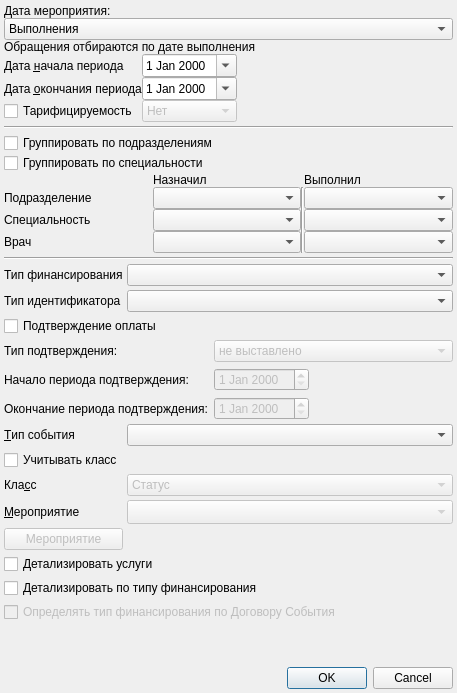
<?xml version="1.0" encoding="UTF-8"?>
<ui version="4.0">
 <class>ReportClientSummarySetupDialog</class>
 <widget class="QDialog" name="ReportClientSummarySetupDialog">
  <property name="geometry">
   <rect>
    <x>0</x>
    <y>0</y>
    <width>457</width>
    <height>693</height>
   </rect>
  </property>
  <property name="windowTitle">
   <string>Dialog</string>
  </property>
  <layout class="QGridLayout" name="gridLayout_3">
   <property name="margin">
    <number>4</number>
   </property>
   <property name="spacing">
    <number>4</number>
   </property>
   <item row="4" column="0" colspan="4">
    <widget class="Line" name="line_2">
     <property name="orientation">
      <enum>Qt::Horizontal</enum>
     </property>
    </widget>
   </item>
   <item row="15" column="0">
    <widget class="QLabel" name="lblActionType">
     <property name="text">
      <string>&amp;Мероприятие</string>
     </property>
     <property name="buddy">
      <cstring>cmbActionType</cstring>
     </property>
    </widget>
   </item>
   <item row="7" column="1" colspan="3">
    <widget class="CRBComboBox" name="cmbIdentifierType"/>
   </item>
   <item row="20" column="1">
    <spacer name="verticalSpacer">
     <property name="orientation">
      <enum>Qt::Vertical</enum>
     </property>
     <property name="sizeHint" stdset="0">
      <size>
       <width>20</width>
       <height>40</height>
      </size>
     </property>
    </spacer>
   </item>
   <item row="12" column="0">
    <widget class="QLabel" name="lblEventType">
     <property name="text">
      <string>&amp;Тип события</string>
     </property>
     <property name="buddy">
      <cstring>cmbEventType</cstring>
     </property>
    </widget>
   </item>
   <item row="5" column="1" colspan="3">
    <widget class="CRBComboBox" name="cmbFinance"/>
   </item>
   <item row="14" column="0">
    <widget class="QLabel" name="lblActionTypeClass">
     <property name="text">
      <string>Кла&amp;сс</string>
     </property>
     <property name="buddy">
      <cstring>cmbActionTypeClass</cstring>
     </property>
    </widget>
   </item>
   <item row="5" column="0">
    <widget class="QLabel" name="lblFinance">
     <property name="text">
      <string>Тип финансирования</string>
     </property>
    </widget>
   </item>
   <item row="18" column="0" colspan="4">
    <widget class="QCheckBox" name="chkDetailFinance">
     <property name="text">
      <string>Детализировать по типу финансирования</string>
     </property>
    </widget>
   </item>
   <item row="15" column="1" colspan="3">
    <widget class="CActionTypeComboBoxEx" name="cmbActionType">
     <property name="enabled">
      <bool>false</bool>
     </property>
     <property name="sizeAdjustPolicy">
      <enum>QComboBox::AdjustToMinimumContentsLengthWithIcon</enum>
     </property>
    </widget>
   </item>
   <item row="2" column="0" rowspan="2" colspan="4">
    <widget class="QWidget" name="pnlPerson" native="true">
     <layout class="QGridLayout" name="gridLayout">
      <property name="margin">
       <number>0</number>
      </property>
      <property name="spacing">
       <number>0</number>
      </property>
      <item row="4" column="0">
       <widget class="QLabel" name="lblSpeciality">
        <property name="text">
         <string>Специальность</string>
        </property>
       </widget>
      </item>
      <item row="3" column="3">
       <widget class="COrgStructureComboBox" name="cmbOrgStructure"/>
      </item>
      <item row="5" column="3">
       <widget class="CPersonComboBoxEx" name="cmbPerson"/>
      </item>
      <item row="5" column="0">
       <widget class="QLabel" name="lblDoctor">
        <property name="text">
         <string>Врач</string>
        </property>
       </widget>
      </item>
      <item row="2" column="1">
       <widget class="QLabel" name="lblSetPerson">
        <property name="text">
         <string>Назначил</string>
        </property>
       </widget>
      </item>
      <item row="4" column="1">
       <widget class="CRBComboBox" name="cmbSetSpeciality"/>
      </item>
      <item row="4" column="3">
       <widget class="CRBComboBox" name="cmbSpeciality"/>
      </item>
      <item row="3" column="2" rowspan="3">
       <widget class="Line" name="line_3">
        <property name="orientation">
         <enum>Qt::Vertical</enum>
        </property>
       </widget>
      </item>
      <item row="5" column="1">
       <widget class="CPersonComboBoxEx" name="cmbSetPerson"/>
      </item>
      <item row="2" column="3">
       <widget class="QLabel" name="lblPerson">
        <property name="text">
         <string>Выполнил</string>
        </property>
       </widget>
      </item>
      <item row="3" column="1">
       <widget class="COrgStructureComboBox" name="cmbSetOrgStructure"/>
      </item>
      <item row="3" column="0">
       <widget class="QLabel" name="lblOrgStructure">
        <property name="text">
         <string>Подразделение</string>
        </property>
       </widget>
      </item>
      <item row="0" column="0" colspan="4">
       <widget class="QCheckBox" name="chkDetailOrgStructure">
        <property name="enabled">
         <bool>true</bool>
        </property>
        <property name="text">
         <string>Группировать по подразделениям</string>
        </property>
       </widget>
      </item>
      <item row="1" column="0" colspan="4">
       <widget class="QCheckBox" name="chkDetailSpeciality">
        <property name="text">
         <string>Группировать по специальности</string>
        </property>
       </widget>
      </item>
     </layout>
    </widget>
   </item>
   <item row="21" column="0" colspan="4">
    <widget class="QDialogButtonBox" name="buttonBox">
     <property name="orientation">
      <enum>Qt::Horizontal</enum>
     </property>
     <property name="standardButtons">
      <set>QDialogButtonBox::Cancel|QDialogButtonBox::Ok</set>
     </property>
    </widget>
   </item>
   <item row="0" column="0" colspan="4">
    <widget class="QWidget" name="pnlDate" native="true">
     <layout class="QGridLayout" name="gridLayout_2">
      <property name="margin">
       <number>0</number>
      </property>
      <property name="spacing">
       <number>0</number>
      </property>
      <item row="1" column="0" colspan="3">
       <widget class="QComboBox" name="cmbDateType">
        <item>
         <property name="text">
          <string>Выполнения</string>
         </property>
        </item>
        <item>
         <property name="text">
          <string>Назначения</string>
         </property>
        </item>
        <item>
         <property name="text">
          <string>Начала</string>
         </property>
        </item>
        <item>
         <property name="text">
          <string>Планирования</string>
         </property>
        </item>
       </widget>
      </item>
      <item row="4" column="0">
       <widget class="QLabel" name="lblEndDate">
        <property name="text">
         <string>Дата &amp;окончания периода</string>
        </property>
        <property name="buddy">
         <cstring>edtEndDate</cstring>
        </property>
       </widget>
      </item>
      <item row="3" column="0">
       <widget class="QLabel" name="lblBegDate">
        <property name="sizePolicy">
         <sizepolicy hsizetype="Maximum" vsizetype="Preferred">
          <horstretch>0</horstretch>
          <verstretch>0</verstretch>
         </sizepolicy>
        </property>
        <property name="text">
         <string>Дата &amp;начала периода</string>
        </property>
        <property name="buddy">
         <cstring>edtBegDate</cstring>
        </property>
       </widget>
      </item>
      <item row="4" column="1">
       <widget class="CDateEdit" name="edtEndDate">
        <property name="sizePolicy">
         <sizepolicy hsizetype="Maximum" vsizetype="Fixed">
          <horstretch>0</horstretch>
          <verstretch>0</verstretch>
         </sizepolicy>
        </property>
        <property name="calendarPopup">
         <bool>true</bool>
        </property>
       </widget>
      </item>
      <item row="3" column="2">
       <spacer name="horizontalSpacer_2">
        <property name="orientation">
         <enum>Qt::Horizontal</enum>
        </property>
        <property name="sizeHint" stdset="0">
         <size>
          <width>40</width>
          <height>20</height>
         </size>
        </property>
       </spacer>
      </item>
      <item row="3" column="1">
       <widget class="CDateEdit" name="edtBegDate">
        <property name="sizePolicy">
         <sizepolicy hsizetype="Maximum" vsizetype="Fixed">
          <horstretch>0</horstretch>
          <verstretch>0</verstretch>
         </sizepolicy>
        </property>
        <property name="calendarPopup">
         <bool>true</bool>
        </property>
       </widget>
      </item>
      <item row="0" column="0">
       <widget class="QLabel" name="lblDate">
        <property name="text">
         <string>Дата мероприятия:</string>
        </property>
       </widget>
      </item>
      <item row="5" column="0">
       <widget class="QCheckBox" name="chkTariffing">
        <property name="text">
         <string>Тарифицируемость</string>
        </property>
       </widget>
      </item>
      <item row="5" column="1">
       <widget class="QComboBox" name="cmbTariffing">
        <property name="enabled">
         <bool>false</bool>
        </property>
        <item>
         <property name="text">
          <string>Нет</string>
         </property>
        </item>
        <item>
         <property name="text">
          <string>Да</string>
         </property>
        </item>
       </widget>
      </item>
      <item row="2" column="0" colspan="3">
       <widget class="QLabel" name="label">
        <property name="text">
         <string>Обращения отбираются по дате выполнения</string>
        </property>
       </widget>
      </item>
     </layout>
    </widget>
   </item>
   <item row="17" column="0" colspan="4">
    <widget class="QCheckBox" name="chkDetailActions">
     <property name="text">
      <string>Детализировать услуги</string>
     </property>
    </widget>
   </item>
   <item row="8" column="0" colspan="4">
    <widget class="QCheckBox" name="chkConfirmation">
     <property name="text">
      <string>Подтверждение оплаты</string>
     </property>
    </widget>
   </item>
   <item row="9" column="0" colspan="4">
    <widget class="QWidget" name="pnlPodtv" native="true">
     <layout class="QGridLayout" name="gridLayout_4">
      <property name="margin">
       <number>0</number>
      </property>
      <item row="1" column="0">
       <widget class="QLabel" name="lblBegDateConfirmation">
        <property name="enabled">
         <bool>true</bool>
        </property>
        <property name="text">
         <string>Начало периода подтверждения:</string>
        </property>
       </widget>
      </item>
      <item row="2" column="0">
       <widget class="QLabel" name="lblEndDateConfirmation">
        <property name="enabled">
         <bool>true</bool>
        </property>
        <property name="text">
         <string>Окончание периода подтверждения:</string>
        </property>
       </widget>
      </item>
      <item row="2" column="1">
       <widget class="CDateEdit" name="edtConfirmationEndDate">
        <property name="enabled">
         <bool>false</bool>
        </property>
        <property name="sizePolicy">
         <sizepolicy hsizetype="Maximum" vsizetype="Fixed">
          <horstretch>0</horstretch>
          <verstretch>0</verstretch>
         </sizepolicy>
        </property>
       </widget>
      </item>
      <item row="0" column="0">
       <widget class="QLabel" name="lblConfirmationType">
        <property name="enabled">
         <bool>true</bool>
        </property>
        <property name="sizePolicy">
         <sizepolicy hsizetype="Maximum" vsizetype="Preferred">
          <horstretch>0</horstretch>
          <verstretch>0</verstretch>
         </sizepolicy>
        </property>
        <property name="text">
         <string>Тип подтверждения:</string>
        </property>
       </widget>
      </item>
      <item row="2" column="2">
       <spacer name="horizontalSpacer">
        <property name="orientation">
         <enum>Qt::Horizontal</enum>
        </property>
        <property name="sizeHint" stdset="0">
         <size>
          <width>40</width>
          <height>20</height>
         </size>
        </property>
       </spacer>
      </item>
      <item row="1" column="1" colspan="2">
       <widget class="CDateEdit" name="edtConfirmationBegDate">
        <property name="enabled">
         <bool>false</bool>
        </property>
        <property name="sizePolicy">
         <sizepolicy hsizetype="Maximum" vsizetype="Fixed">
          <horstretch>0</horstretch>
          <verstretch>0</verstretch>
         </sizepolicy>
        </property>
       </widget>
      </item>
      <item row="0" column="1" colspan="2">
       <widget class="QComboBox" name="cmbConfirmationType">
        <property name="enabled">
         <bool>false</bool>
        </property>
        <property name="sizePolicy">
         <sizepolicy hsizetype="Expanding" vsizetype="Fixed">
          <horstretch>0</horstretch>
          <verstretch>0</verstretch>
         </sizepolicy>
        </property>
        <item>
         <property name="text">
          <string>не выставлено</string>
         </property>
        </item>
        <item>
         <property name="text">
          <string>выставлено</string>
         </property>
        </item>
        <item>
         <property name="text">
          <string>оплачено</string>
         </property>
        </item>
        <item>
         <property name="text">
          <string>отказано</string>
         </property>
        </item>
       </widget>
      </item>
     </layout>
    </widget>
   </item>
   <item row="14" column="1" colspan="3">
    <widget class="QComboBox" name="cmbActionTypeClass">
     <property name="enabled">
      <bool>false</bool>
     </property>
     <item>
      <property name="text">
       <string>Статус</string>
      </property>
     </item>
     <item>
      <property name="text">
       <string>Диагностика</string>
      </property>
     </item>
     <item>
      <property name="text">
       <string>Лечение</string>
      </property>
     </item>
     <item>
      <property name="text">
       <string>Прочие мероприятия</string>
      </property>
     </item>
    </widget>
   </item>
   <item row="13" column="0" colspan="2">
    <widget class="QCheckBox" name="chkActionClass">
     <property name="text">
      <string>Учитывать класс</string>
     </property>
    </widget>
   </item>
   <item row="12" column="1" colspan="3">
    <widget class="CRBComboBox" name="cmbEventType"/>
   </item>
   <item row="1" column="0" colspan="4">
    <widget class="Line" name="line">
     <property name="orientation">
      <enum>Qt::Horizontal</enum>
     </property>
    </widget>
   </item>
   <item row="7" column="0">
    <widget class="QLabel" name="lblIdentifierType">
     <property name="text">
      <string>Тип идентификатора</string>
     </property>
    </widget>
   </item>
   <item row="16" column="0">
    <widget class="QPushButton" name="btnActionType">
     <property name="enabled">
      <bool>false</bool>
     </property>
     <property name="text">
      <string>Мероприятие</string>
     </property>
    </widget>
   </item>
   <item row="16" column="1" colspan="3">
    <widget class="QLabel" name="lblActionTypeList">
     <property name="text">
      <string/>
     </property>
     <property name="wordWrap">
      <bool>true</bool>
     </property>
    </widget>
   </item>
   <item row="19" column="0" colspan="4">
    <widget class="QCheckBox" name="chkDetailFinanceEvent">
     <property name="enabled">
      <bool>false</bool>
     </property>
     <property name="text">
      <string>Определять тип финансирования по Договору События</string>
     </property>
    </widget>
   </item>
  </layout>
 </widget>
 <customwidgets>
  <customwidget>
   <class>COrgStructureComboBox</class>
   <extends>QComboBox</extends>
   <header>Orgs/OrgStructComboBoxes.h</header>
  </customwidget>
  <customwidget>
   <class>CRBComboBox</class>
   <extends>QComboBox</extends>
   <header>library/crbcombobox.h</header>
  </customwidget>
  <customwidget>
   <class>CDateEdit</class>
   <extends>QDateEdit</extends>
   <header>library/DateEdit</header>
  </customwidget>
  <customwidget>
   <class>CPersonComboBoxEx</class>
   <extends>QComboBox</extends>
   <header>Orgs/PersonComboBoxEx.h</header>
  </customwidget>
  <customwidget>
   <class>CActionTypeComboBoxEx</class>
   <extends>QComboBox</extends>
   <header>Events/ActionTypeComboBoxEx.h</header>
  </customwidget>
 </customwidgets>
 <tabstops>
  <tabstop>cmbDateType</tabstop>
  <tabstop>edtBegDate</tabstop>
  <tabstop>edtEndDate</tabstop>
  <tabstop>chkTariffing</tabstop>
  <tabstop>cmbTariffing</tabstop>
  <tabstop>chkDetailOrgStructure</tabstop>
  <tabstop>chkDetailSpeciality</tabstop>
  <tabstop>cmbSetOrgStructure</tabstop>
  <tabstop>cmbOrgStructure</tabstop>
  <tabstop>cmbSetSpeciality</tabstop>
  <tabstop>cmbSpeciality</tabstop>
  <tabstop>cmbSetPerson</tabstop>
  <tabstop>cmbPerson</tabstop>
  <tabstop>cmbFinance</tabstop>
  <tabstop>cmbIdentifierType</tabstop>
  <tabstop>chkConfirmation</tabstop>
  <tabstop>cmbConfirmationType</tabstop>
  <tabstop>edtConfirmationBegDate</tabstop>
  <tabstop>edtConfirmationEndDate</tabstop>
  <tabstop>cmbEventType</tabstop>
  <tabstop>chkActionClass</tabstop>
  <tabstop>cmbActionTypeClass</tabstop>
  <tabstop>cmbActionType</tabstop>
  <tabstop>btnActionType</tabstop>
  <tabstop>chkDetailActions</tabstop>
  <tabstop>chkDetailFinance</tabstop>
  <tabstop>chkDetailFinanceEvent</tabstop>
  <tabstop>buttonBox</tabstop>
 </tabstops>
 <resources/>
 <connections>
  <connection>
   <sender>buttonBox</sender>
   <signal>accepted()</signal>
   <receiver>ReportClientSummarySetupDialog</receiver>
   <slot>accept()</slot>
   <hints>
    <hint type="sourcelabel">
     <x>238</x>
     <y>688</y>
    </hint>
    <hint type="destinationlabel">
     <x>157</x>
     <y>274</y>
    </hint>
   </hints>
  </connection>
  <connection>
   <sender>buttonBox</sender>
   <signal>rejected()</signal>
   <receiver>ReportClientSummarySetupDialog</receiver>
   <slot>reject()</slot>
   <hints>
    <hint type="sourcelabel">
     <x>306</x>
     <y>688</y>
    </hint>
    <hint type="destinationlabel">
     <x>286</x>
     <y>274</y>
    </hint>
   </hints>
  </connection>
  <connection>
   <sender>chkConfirmation</sender>
   <signal>toggled(bool)</signal>
   <receiver>cmbConfirmationType</receiver>
   <slot>setEnabled(bool)</slot>
   <hints>
    <hint type="sourcelabel">
     <x>152</x>
     <y>339</y>
    </hint>
    <hint type="destinationlabel">
     <x>452</x>
     <y>365</y>
    </hint>
   </hints>
  </connection>
  <connection>
   <sender>chkConfirmation</sender>
   <signal>toggled(bool)</signal>
   <receiver>edtConfirmationBegDate</receiver>
   <slot>setEnabled(bool)</slot>
   <hints>
    <hint type="sourcelabel">
     <x>100</x>
     <y>339</y>
    </hint>
    <hint type="destinationlabel">
     <x>324</x>
     <y>394</y>
    </hint>
   </hints>
  </connection>
  <connection>
   <sender>chkConfirmation</sender>
   <signal>toggled(bool)</signal>
   <receiver>edtConfirmationEndDate</receiver>
   <slot>setEnabled(bool)</slot>
   <hints>
    <hint type="sourcelabel">
     <x>57</x>
     <y>339</y>
    </hint>
    <hint type="destinationlabel">
     <x>324</x>
     <y>423</y>
    </hint>
   </hints>
  </connection>
  <connection>
   <sender>chkActionClass</sender>
   <signal>toggled(bool)</signal>
   <receiver>cmbActionTypeClass</receiver>
   <slot>setEnabled(bool)</slot>
   <hints>
    <hint type="sourcelabel">
     <x>66</x>
     <y>473</y>
    </hint>
    <hint type="destinationlabel">
     <x>452</x>
     <y>499</y>
    </hint>
   </hints>
  </connection>
  <connection>
   <sender>chkActionClass</sender>
   <signal>toggled(bool)</signal>
   <receiver>cmbActionType</receiver>
   <slot>setEnabled(bool)</slot>
   <hints>
    <hint type="sourcelabel">
     <x>44</x>
     <y>473</y>
    </hint>
    <hint type="destinationlabel">
     <x>452</x>
     <y>529</y>
    </hint>
   </hints>
  </connection>
  <connection>
   <sender>chkTariffing</sender>
   <signal>toggled(bool)</signal>
   <receiver>cmbTariffing</receiver>
   <slot>setEnabled(bool)</slot>
   <hints>
    <hint type="sourcelabel">
     <x>23</x>
     <y>122</y>
    </hint>
    <hint type="destinationlabel">
     <x>246</x>
     <y>123</y>
    </hint>
   </hints>
  </connection>
  <connection>
   <sender>chkActionClass</sender>
   <signal>toggled(bool)</signal>
   <receiver>btnActionType</receiver>
   <slot>setEnabled(bool)</slot>
   <hints>
    <hint type="sourcelabel">
     <x>126</x>
     <y>473</y>
    </hint>
    <hint type="destinationlabel">
     <x>74</x>
     <y>561</y>
    </hint>
   </hints>
  </connection>
  <connection>
   <sender>chkDetailFinance</sender>
   <signal>toggled(bool)</signal>
   <receiver>chkDetailFinanceEvent</receiver>
   <slot>setEnabled(bool)</slot>
   <hints>
    <hint type="sourcelabel">
     <x>44</x>
     <y>602</y>
    </hint>
    <hint type="destinationlabel">
     <x>45</x>
     <y>621</y>
    </hint>
   </hints>
  </connection>
 </connections>
</ui>
